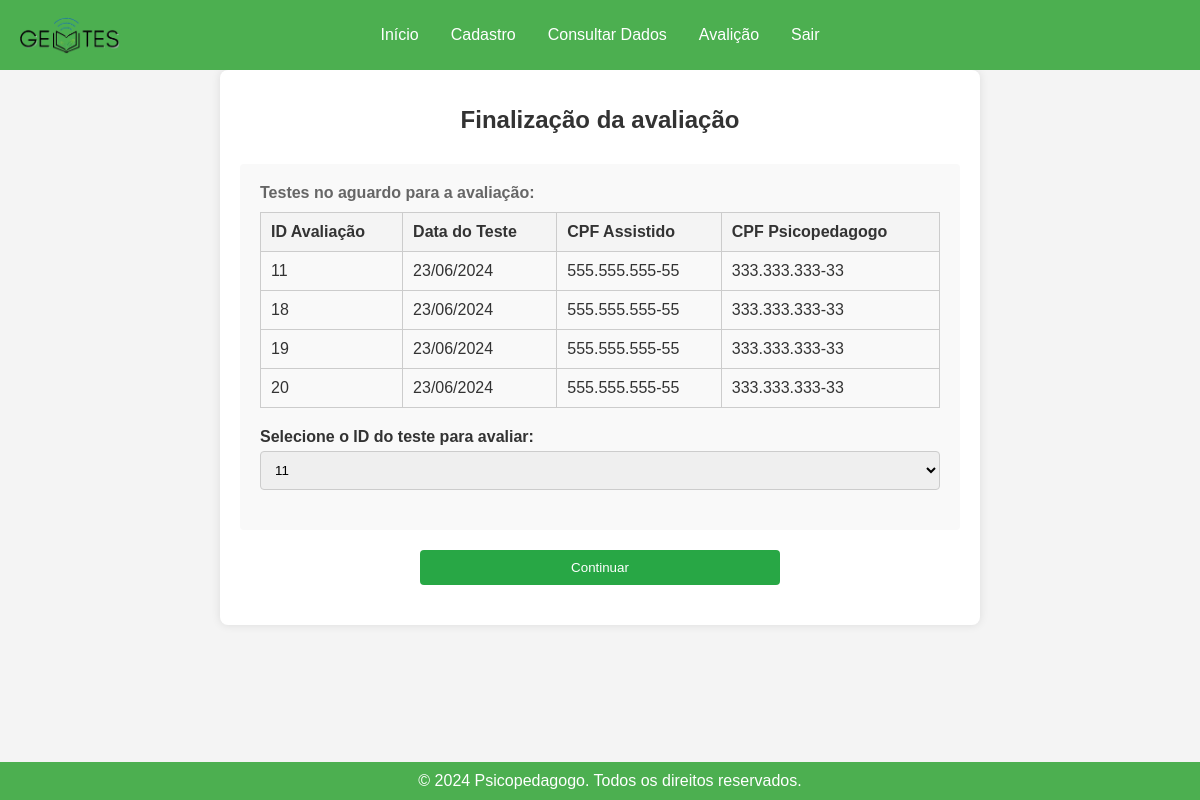
/pages/finalizar_avaliacao_selecionar.php (signed in), run on an earlier commit of the app's database.
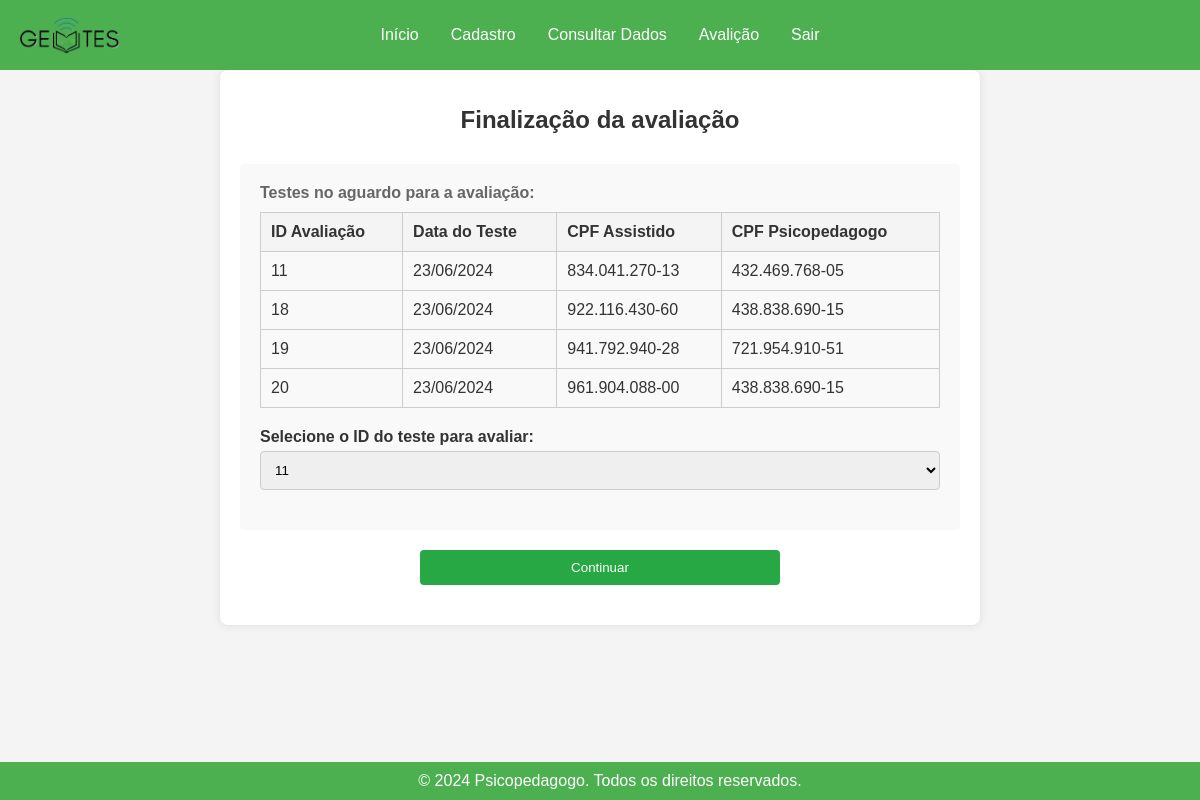
And on a later commit of the database.
### tables this page shows
CREATE TABLE `avaliacoes_nao_finalizadas` (
  `id_avaliacao` int NOT NULL
);

### htdocs/pages/finalizar_avaliacao_selecionar.php (the view, shortened to what this page needs)
<?php
$banco_dados = new Database;
$conexao = $banco_dados->abrir_conexao();
function formatarCPF($cpf) {
    $cpf = preg_replace("/[^0-9]/", "", $cpf);
    return preg_replace("/(\d{3})(\d{3})(\d{3})(\d{2})/", "$1.$2.$3-$4", $cpf);
}
function formatarData($data) {
    $data = date_create($data);
    return date_format($data, 'd/m/Y');
}
?>
<body>
    <div class="container">
        <h1>Finalização da avaliação</h1>
        <form method="POST" action="finalizar_avaliacao.php">
            <div class="section">
                <div class="section-title">Testes no aguardo para a avaliação:</div>
                <?php
                $sql_nao_finalizadas = "SELECT id_avaliacao FROM avaliacoes_nao_finalizadas";
                $result_nao_finalizadas = $conexao->query($sql_nao_finalizadas);
                $avaliacoes_ids = [];
                if ($result_nao_finalizadas->num_rows > 0) {
                    echo '<table>';
                    echo '<tr><th>ID Avaliação</th><th>Data do Teste</th><th>CPF Assistido</th><th>CPF Psicopedagogo</th></tr>';
                    while($row_nao_finalizadas = $result_nao_finalizadas->fetch_assoc()) {
                        $id_avaliacao = $row_nao_finalizadas['id_avaliacao'];
                        $avaliacoes_ids[] = $id_avaliacao;
                        $sql_avaliacoes = "SELECT cpf_assistido, cpf_psico, data_teste FROM avaliações WHERE id = '$id_avaliacao'";
                        $result_avaliacoes = $conexao->query($sql_avaliacoes);
                        if ($result_avaliacoes->num_rows > 0) {
                            while($row_avaliacoes = $result_avaliacoes->fetch_assoc()) {
                                echo '<tr>';
                                echo '<td>' . $id_avaliacao . '</td>';
                                echo '<td>' . formatarData($row_avaliacoes['data_teste']) . '</td>';
                                echo '<td>' . formatarCPF($row_avaliacoes['cpf_assistido']) . '</td>';
                                echo '<td>' . formatarCPF($row_avaliacoes['cpf_psico']) . '</td>';
                                echo '</tr>';
                            }
                        }
                    }
                    echo '</table>';
                    echo '<div class="form-group">';
                    echo '<label for="id_avaliacao_selecionada">Selecione o ID do teste para avaliar:</label>';
                    echo '<select id="id_avaliacao_selecionada" name="id_avaliacao_selecionada" required>';
                    foreach ($avaliacoes_ids as $id) {
                        echo '<option value="' . $id . '">' . $id . '</option>';
                    }
                    echo '</select>';
                    echo '</div>';
                } else {
                    echo 'Nenhuma avaliação não finalizada encontrada.';
                }
                ?>
            </div>
            <input type="submit" value="Continuar">
        </form>
    </div>
</body>

### htdocs/view/style.css (style rules this page uses)
body { font-family: Arial, sans-serif; margin: 0; padding: 0; background-color: #f5f5f5; }
header { background-color: #4CAF50; color: white; padding: 20px; text-align: center; position: relative; }
header img { max-width: 100px; position: absolute; left: 20px; top: 50%; transform: translateY(-50%); }
header nav { display: flex; justify-content: center; padding: 5px; }
header nav button { background: none; border: none; margin: 0 10px; cursor: pointer; color: white; font-size: 16px; transition: opacity 0.3s ease; }
h1 { margin-bottom: 20px; }
footer { background-color: #4CAF50; color: white; text-align: center; padding: 10px; width: 100%; position: fixed; bottom: 0; }
input, textarea { width: 100%; padding: 8px; margin-top: 5px; margin-bottom: 10px; box-sizing: border-box; border: 1px solid #ccc; border-radius: 3px; }
input[type="submit"] { display: block; width: 50%; padding: 10px; margin: 20px auto; background-color: #28a745; color: white; border: none; border-radius: 4px; cursor: pointer; transition: background-color 0.3s; }

### htdocs/pages/finalizar_avaliacao_selecionar.php (style rules this page uses)
body { font-family: Arial, sans-serif; margin: 0; padding: 0; background-color: #f4f4f4; color: #333; }
.container { width: 60%; margin: 0 auto; padding: 20px; background-color: #fff; border-radius: 8px; box-shadow: 0 0 10px rgba(0, 0, 0, 0.1); }
h1 { text-align: center; margin-bottom: 30px; font-size: 24px; }
.section { background-color: #f9f9f9; border-radius: 4px; padding: 20px; margin-bottom: 20px; position: relative; }
.section-title { font-weight: bold; margin-bottom: 10px; font-size: 16px; color: #666; }
.form-group { margin-bottom: 20px; }
.form-group label { font-weight: bold; display: block; margin-bottom: 5px; }
.form-group input, .form-group select { width: 100%; padding: 10px; border-radius: 4px; border: 1px solid #ccc; }
input[type="submit"] { display: block; width: 50%; padding: 10px; margin: 20px auto; background-color: #28a745; color: white; border: none; border-radius: 4px; cursor: pointer; transition: background-color 0.3s; }
table { width: 100%; border-collapse: collapse; margin-bottom: 20px; }
table, th, td { border: 1px solid #ccc; }
th, td { padding: 10px; text-align: left; }
th { background-color: #f4f4f4; }
tr:nth-child(even) { background-color: #f9f9f9; }

What changed in the data, as far as the page shows it:
changed avaliações (number 1 of 4 on the later page): cpf_assistido "555.555.555-55" → "834.041.270-13"; cpf_psico "333.333.333-33" → "432.469.768-05"
changed avaliações (number 2 of 4 on the later page): cpf_assistido "555.555.555-55" → "922.116.430-60"; cpf_psico "333.333.333-33" → "438.838.690-15"
changed avaliações (number 3 of 4 on the later page): cpf_assistido "555.555.555-55" → "941.792.940-28"; cpf_psico "333.333.333-33" → "721.954.910-51"
changed avaliações (number 4 of 4 on the later page): cpf_assistido "555.555.555-55" → "961.904.088-00"; cpf_psico "333.333.333-33" → "438.838.690-15"
